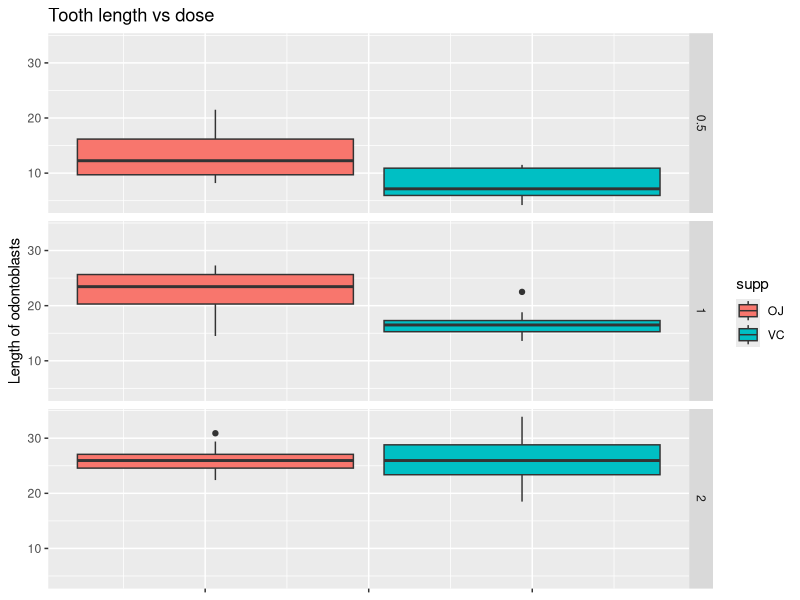

Write the R code that produced this figure.
## ---- chunk 1
knitr::opts_chunk$set(echo = TRUE, cache = TRUE)
data(ToothGrowth)
## ---- chunk 2
str(ToothGrowth)
## ---- chunk 3
summary(ToothGrowth)
## ---- chunk 4
library(ggplot2)
ggplot(data = ToothGrowth, aes(y=len, fill = supp)) + geom_boxplot() + facet_grid(ToothGrowth$dose) +
  labs(y = "Length of odontoblasts", title = "Tooth length vs dose") + 
  theme(axis.text.x = element_blank())
